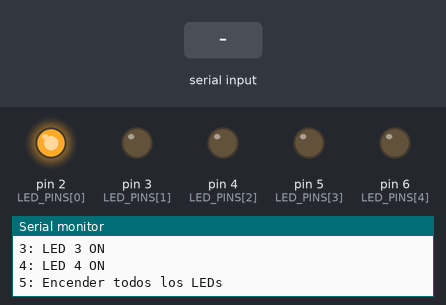
A sketch run on a simulated Arduino Uno, built with avr-gcc and run on an emulated ATmega328P. Shown: output pins drawn as LEDs (lit = HIGH), the last lines printed to the serial monitor. The test bench sets the inputs (shaded band).

Above: at 0.2 s.
At 4.3 s:
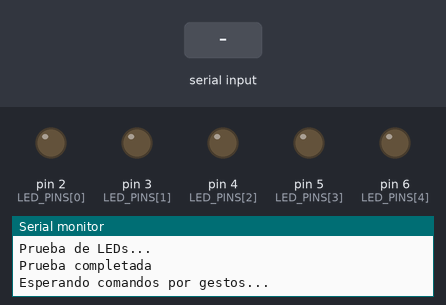
4.4 s: "90,45\n" received over Serial
5.9 s: "0\n" received over Serial
7.4 s: "5\n" received over Serial
At 7.8 s:
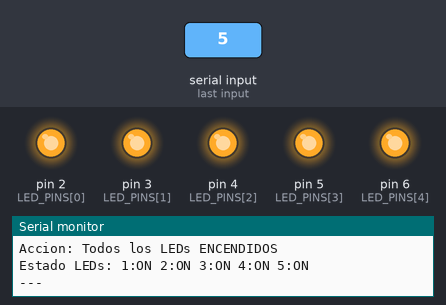
Timing chart, 0 to 10.4 s (numbered marks = the images above; inputs shaded):
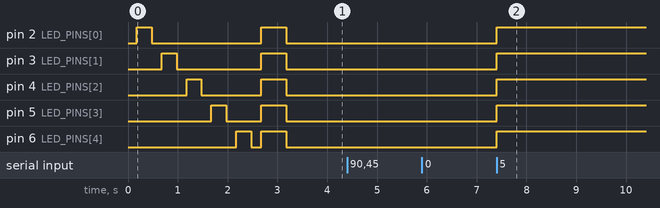

The sketch:

led_control.ino
```cpp
/*
  Control de 5 LEDs por gestos de mano
  Arduino UNO - Versión para LEDs

  Comandos seriales desde Python:
  0 - Apagar todos los LEDs
  1 - LED 1 ON
  2 - LED 2 ON
  3 - LED 3 ON
  4 - LED 4 ON
  5 - Encender todos los LEDs
*/

const int LED_COUNT = 5;
const int LED_PINS[LED_COUNT] = {2, 3, 4, 5, 6}; // Pines para 5 LEDs

bool ledStates[LED_COUNT] = {false, false, false, false, false};
String inputString = "";
bool stringComplete = false;

void setup() {
  // Inicializar pines de LEDs como salida
  for (int i = 0; i < LED_COUNT; i++) {
    pinMode(LED_PINS[i], OUTPUT);
    digitalWrite(LED_PINS[i], LOW); // Apagar todos al inicio
  }

  // Inicializar comunicación serial
  Serial.begin(9600);
  while (!Serial) {
    ; // Esperar a que se conecte el puerto serial
  }

  Serial.println("SISTEMA DE CONTROL POR GESTOS - LEDs");
  Serial.println("===================================");
  Serial.println("Comandos recibidos de Python:");
  Serial.println("0: Apagar todos los LEDs");
  Serial.println("1: LED 1 ON");
  Serial.println("2: LED 2 ON");
  Serial.println("3: LED 3 ON");
  Serial.println("4: LED 4 ON");
  Serial.println("5: Encender todos los LEDs");
  Serial.println();

  // Secuencia de prueba inicial
  testSequence();
}

void loop() {
  // Leer comandos seriales
  while (Serial.available()) {
    char inChar = (char)Serial.read();

    if (inChar == '\n') {
      stringComplete = true;
    } else if (isDigit(inChar)) {
      inputString += inChar;
    }
  }

  // Procesar comando cuando esté completo
  if (stringComplete) {
    processCommand(inputString);
    inputString = "";
    stringComplete = false;
  }
}

void processCommand(String cmd) {
  if (cmd.length() == 0) return;

  int command = cmd.toInt();
  Serial.print("Comando recibido: ");
  Serial.println(command);

  switch(command) {
    case 0:
      // Apagar todos los LEDs
      for (int i = 0; i < LED_COUNT; i++) {
        ledStates[i] = false;
        digitalWrite(LED_PINS[i], LOW);
      }
      Serial.println("Accion: Todos los LEDs APAGADOS");
      break;

    case 5:
      // Encender todos los LEDs
      for (int i = 0; i < LED_COUNT; i++) {
        ledStates[i] = true;
        digitalWrite(LED_PINS[i], HIGH);
      }
      Serial.println("Accion: Todos los LEDs ENCENDIDOS");
      break;

    case 1:
    case 2:
    case 3:
    case 4:
      {
        int ledIndex = command - 1; // Convertir 1-4 a 0-3

        // Primero apagar todos
        for (int i = 0; i < LED_COUNT; i++) {
          ledStates[i] = false;
          digitalWrite(LED_PINS[i], LOW);
        }

        // Luego encender solo el seleccionado
        ledStates[ledIndex] = true;
        digitalWrite(LED_PINS[ledIndex], HIGH);

        Serial.print("Accion: LED ");
        Serial.print(command);
        Serial.println(" activado (otros apagados)");
      }
      break;

    default:
      Serial.println("Error: Comando no reconocido (0-5 solamente)");
      return;
  }

  // Mostrar estado actual
  showStatus();
}

void showStatus() {
  Serial.print("Estado LEDs: ");
  for (int i = 0; i < LED_COUNT; i++) {
    Serial.print(i + 1);
    Serial.print(":");
    Serial.print(ledStates[i] ? "ON " : "OFF ");
  }
  Serial.println();
  Serial.println("---");
}

void testSequence() {
  // Secuencia de prueba al iniciar
  Serial.println("Prueba de LEDs...");

  // Encender uno por uno
  for (int i = 0; i < LED_COUNT; i++) {
    digitalWrite(LED_PINS[i], HIGH);
    delay(300);
    digitalWrite(LED_PINS[i], LOW);
    delay(200);
  }

  // Encender todos brevemente
  for (int i = 0; i < LED_COUNT; i++) {
    digitalWrite(LED_PINS[i], HIGH);
  }
  delay(500);

  // Apagar todos
  for (int i = 0; i < LED_COUNT; i++) {
    digitalWrite(LED_PINS[i], LOW);
  }

  Serial.println("Prueba completada");
  Serial.println("Esperando comandos por gestos...");
  Serial.println();
}
```

Measured:
- after the input at 7.4 s, pin 2 (LED_PINS[0]), pin 3 (LED_PINS[1]), pin 4 (LED_PINS[2]), pin 5 (LED_PINS[3]), pin 6 (LED_PINS[4]): LOW → HIGH at once
